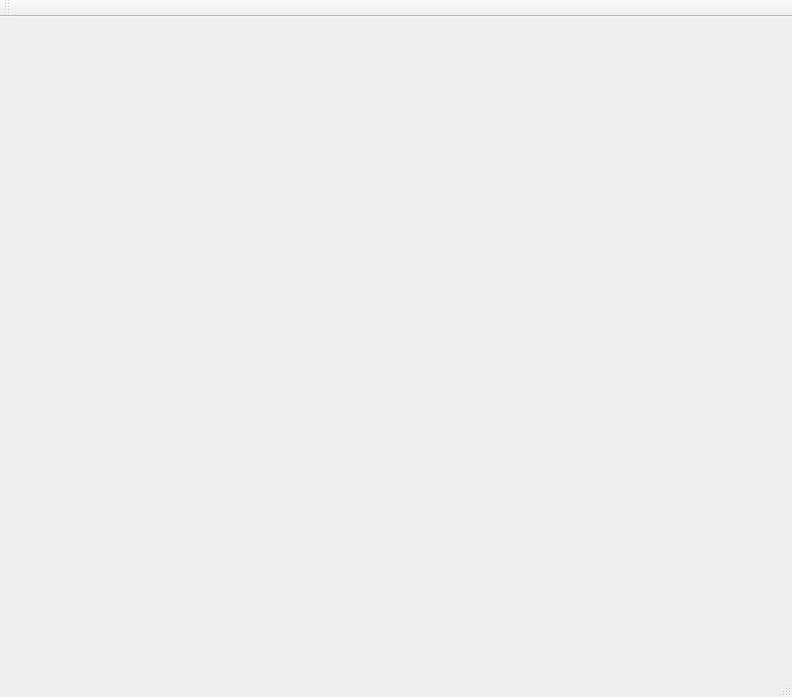
<?xml version="1.0" encoding="UTF-8"?>
<ui version="4.0">
 <class>MainWindow</class>
 <widget class="QMainWindow" name="MainWindow">
  <property name="geometry">
   <rect>
    <x>0</x>
    <y>0</y>
    <width>792</width>
    <height>697</height>
   </rect>
  </property>
  <property name="windowTitle">
   <string>MainWindow</string>
  </property>
  <widget class="QWidget" name="centralWidget">
   <widget class="QWidget" name="widget" native="true">
    <property name="geometry">
     <rect>
      <x>100</x>
      <y>50</y>
      <width>500</width>
      <height>500</height>
     </rect>
    </property>
   </widget>
  </widget>
  <widget class="QMenuBar" name="menuBar">
   <property name="geometry">
    <rect>
     <x>0</x>
     <y>0</y>
     <width>792</width>
     <height>21</height>
    </rect>
   </property>
  </widget>
  <widget class="QToolBar" name="mainToolBar">
   <attribute name="toolBarArea">
    <enum>TopToolBarArea</enum>
   </attribute>
   <attribute name="toolBarBreak">
    <bool>false</bool>
   </attribute>
  </widget>
  <widget class="QStatusBar" name="statusBar"/>
 </widget>
 <layoutdefault spacing="6" margin="11"/>
 <resources/>
 <connections/>
</ui>
